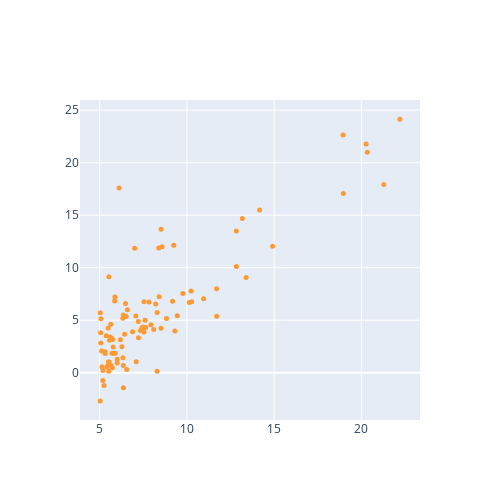

Notebook code for this chart:
### Markdown cell above
## 2）数据可视化（Visualization）

### Code cell
df.iplot(
    x='population',
    y='profit',
    xTitle='城市人口',
    yTitle='快餐车收益',
    layout=dict(height=500,width=500),
    mode='markers',size=5)
